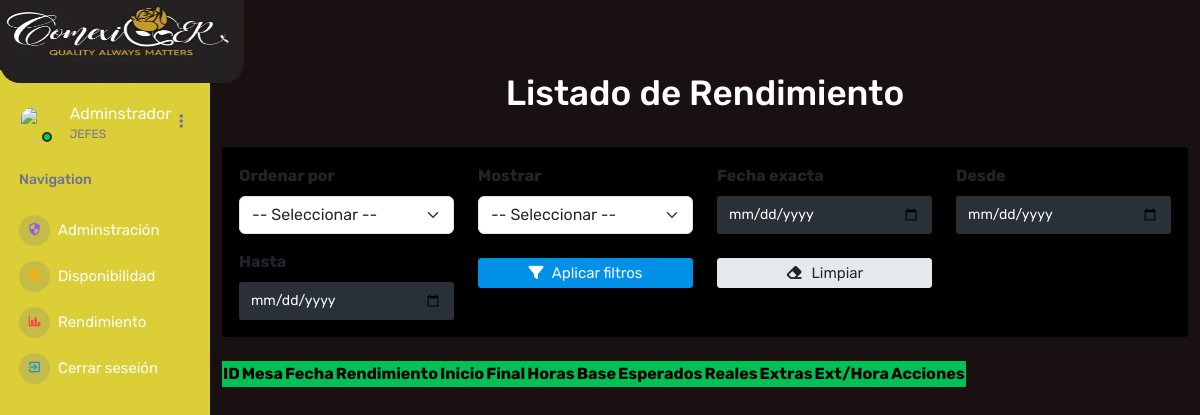
The page /rendimiento on the database as committed earlier.
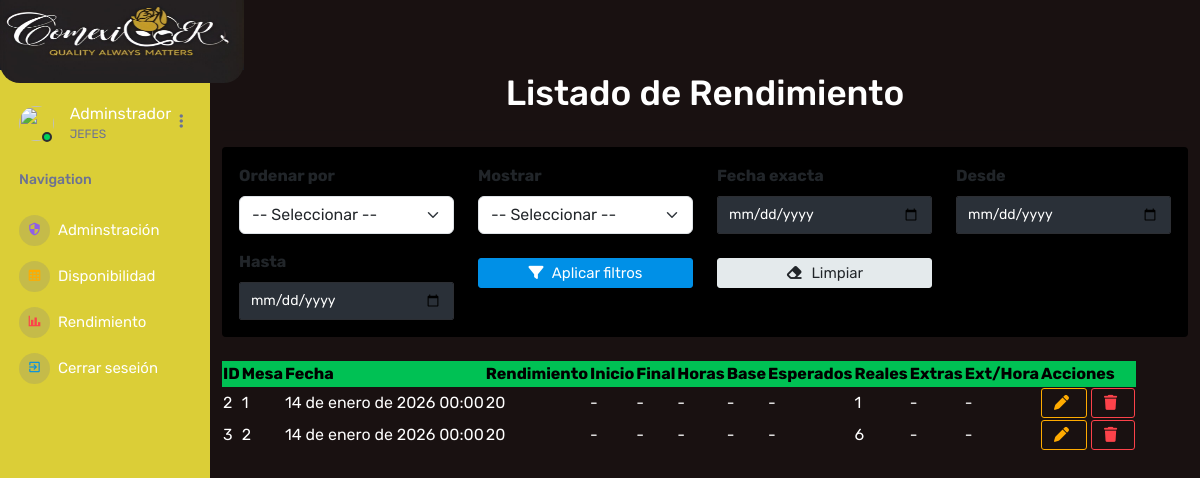
The same page on the database as committed later.
### Aplicaciones/Rendimiento/models.py (models this page shows, shortened)
class Rendimiento(models.Model):
    qr_id = models.CharField(max_length=255)
    numero_mesa = models.CharField(max_length=50)
    fecha_entrada = models.DateTimeField()
    hora_inicio = models.DateTimeField(null=True, blank=True)
    hora_final = models.DateTimeField(null=True, blank=True)
    rendimiento = models.IntegerField(default=0)
    ramos_base = models.IntegerField(default=0)
    bonches = models.IntegerField(default=0)
    horas_trabajadas = models.FloatField(null=True, blank=True)
    ramos_esperados = models.FloatField(null=True, blank=True)
    ramos_extras = models.FloatField(null=True, blank=True)
    extras_por_hora = models.FloatField(null=True, blank=True)

### Aplicaciones/Rendimiento/views.py (the view)
# urls.py: path('rendimiento', views.inicio, name='rendimiento'),
def inicio(request):
    listadoRendimiento = Rendimiento.objects.all()
    return render(request, 'rendimiento.html', {'rendimiento': listadoRendimiento})

### Aplicaciones/Rendimiento/templates/rendimiento.html (shortened to what this page needs)
{% extends 'plantilla.html' %}
{% load static %}
{% block body %}
<br>
<main class="container py-4"><br><br>
    <h1 class="text-center">Listado de Rendimiento</h1>
    <hr>
    <div class="card p-3 mb-4">
        <div class="row g-3">
            <div class="col-md-3">
                <label class="form-label fw-bold">Ordenar por</label>
                <select id="ordenarPor" class="form-select">
                    <option value="">-- Seleccionar --</option>
                </select>
            </div>
            <div class="col-md-3">
                <label class="form-label fw-bold">Mostrar</label>
                <select id="ordenReciente" class="form-select">
                    <option value="">-- Seleccionar --</option>
                </select>
            </div>
            <div class="col-md-3">
                <label class="form-label fw-bold">Fecha exacta</label>
                <input type="date" id="fechaExacta" class="form-control">
            </div>
            <div class="col-md-3">
                <label class="form-label fw-bold">Desde</label>
                <input type="date" id="fechaDesde" class="form-control">
            </div>
            <div class="col-md-3 mt-3">
                <label class="form-label fw-bold">Hasta</label>
                <input type="date" id="fechaHasta" class="form-control">
            </div>
            <div class="col-md-3 mt-4">
                <button id="btnAplicarFiltros" class="btn btn-primary w-100">
                    <i class="fa fa-filter"></i> Aplicar filtros
                </button>
            </div>
            <div class="col-md-3 mt-4">
                <button id="btnLimpiarFiltros" class="btn btn-secondary w-100">
                    <i class="fa fa-eraser"></i> Limpiar
                </button>
            </div>
        </div>
    </div>
    <table id="table_rendimiento">
        <thead>
            <tr class="table-success">
                <th>ID</th>
                <th>Mesa</th>
                <th>Fecha</th>
                <th>Rendimiento</th>
                <th>Inicio</th>
                <th>Final</th>
                <th>Horas</th>
                <th>Base</th>
                <th>Esperados</th>
                <th>Reales</th>
                <th>Extras</th>
                <th>Ext/Hora</th>
                <th>Acciones</th>
            </tr>
        </thead>
        <tbody>
            {% for r in rendimiento %}
            <tr>
                <td>{{ r.id }}</td>
                <td>{{ r.numero_mesa }}</td>
                <td>{{ r.fecha_entrada|date:"d \\d\\e F \\d\\e Y H:i" }}</td>
                <td>{% if r.rendimiento %}{{ r.rendimiento }}{% else %}20{% endif %}</td>
                <td>{{ r.hora_inicio|default:"-" }}</td>
                <td>{{ r.hora_final|default:"-" }}</td>
                <td>{{ r.horas_trabajadas|default:"-" }}</td>
                <td>{{ r.ramos_base|default:"-" }}</td>
                <td>{{ r.ramos_esperados|default:"-" }}</td>
                <td>{{ r.bonches|default:"0" }}</td>
                <td>{{ r.ramos_extras|default:"-" }}</td>
                <td>{{ r.extras_por_hora|default:"-" }}</td>
                <td>
                    <button class="btn btn-outline-warning" data-bs-toggle="modal" data-bs-target="#modalEditar{{ r.id }}">
                        <i class="fa fa-pen"></i>
                    </button>
                    <a href="{% url 'eliminar_rendimiento' r.id %}" class="btn btn-outline-danger"
                       onclick="return confirm('¿Seguro que deseas eliminar este rendimiento?')">
                        <i class="fa fa-trash"></i>
                    </a>
                </td>
            </tr>
            {% endfor %}
        </tbody>
    </table>
</main>
<br><br>
{% endblock %}

Rows that differ between the two databases and show on the page:
added Rendimiento: id "2", numero_mesa "1", fecha_entrada "14 de enero de 2026 00:00", rendimiento "20", hora_inicio "-", hora_final "-", horas_trabajadas "-", ramos_base "-", ramos_esperados "-", bonches "1", ramos_extras "-", extras_por_hora "-"
added Rendimiento: id "3", numero_mesa "2", fecha_entrada "14 de enero de 2026 00:00", rendimiento "20", hora_inicio "-", hora_final "-", horas_trabajadas "-", ramos_base "-", ramos_esperados "-", bonches "6", ramos_extras "-", extras_por_hora "-"
